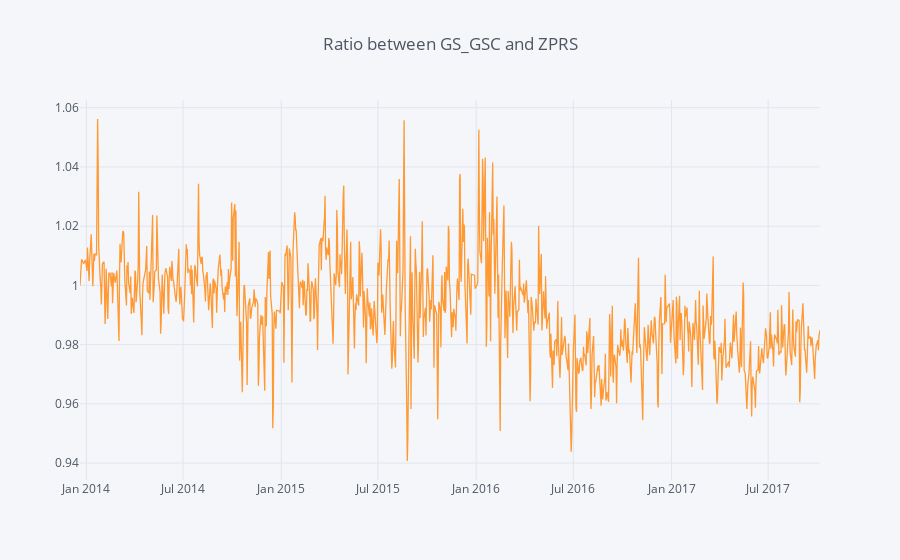

This figure's notebook cell:
### Code cell
Racio.iplot(title = 'Ratio between GS_GSC and ZPRS')

### Figure 1 — Plotly figure (JSON) as saved in the notebook; plotly's stock layout.template omitted (floating-point values rounded to 4 significant figures; data arrays with more than 128 entries replaced by an {"elided": "..."} marker saying what was removed)
{"data": [{"line": {"color": "rgba(255, 153, 51, 1.0)", "dash": "solid", "width": 1.3}, "mode": "lines", "name": "None", "text": "", "type": "scatter", "x": {"elided": "953 str values"}, "y": {"elided": "953 float values"}}], "layout": {"legend": {"bgcolor": "#F5F6F9", "font": {"color": "#4D5663"}}, "paper_bgcolor": "#F5F6F9", "plot_bgcolor": "#F5F6F9", "title": "Ratio between GS_GSC and ZPRS", "titlefont": {"color": "#4D5663"}, "xaxis1": {"gridcolor": "#E1E5ED", "showgrid": true, "tickfont": {"color": "#4D5663"}, "title": "", "titlefont": {"color": "#4D5663"}, "zerolinecolor": "#E1E5ED"}, "yaxis1": {"gridcolor": "#E1E5ED", "showgrid": true, "tickfont": {"color": "#4D5663"}, "title": "", "titlefont": {"color": "#4D5663"}, "zerolinecolor": "#E1E5ED"}}}
